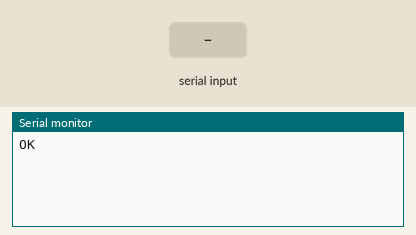
Simulated run of this sketch. Board: Arduino Uno, built with avr-gcc and run on an emulated ATmega328P. Parts: the last lines printed to the serial monitor. The test bench sets the inputs (shaded band). The audio player accepts every command and is not drawn.

Above: at 1.7 s.
1.8 s: "0" received over Serial
At 3.0 s:
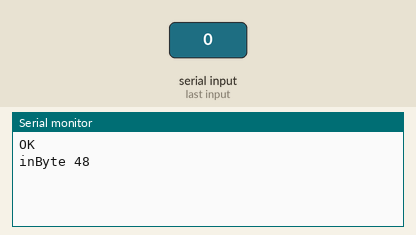
3.3 s: "9" received over Serial
At 5.7 s:
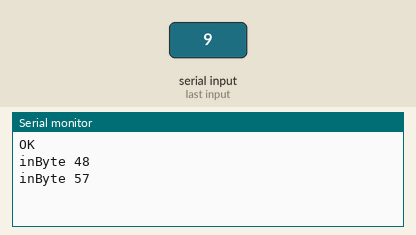

The sketch:

PlayAudio-Raspi_arduino.ino
```cpp
#include "SoftwareSerial.h"
#include "DFRobotDFPlayerMini.h"


// Use pins 2 and 3 to communicate with DFPlayer Mini
static const uint8_t PIN_MP3_TX = 2; // Connects to module's RX
static const uint8_t PIN_MP3_RX = 3; // Connects to module's TX
SoftwareSerial softwareSerial(PIN_MP3_RX, PIN_MP3_TX);

// Create the Player object
DFRobotDFPlayerMini player;


int inByte = '0';

void setup() {

// Init USB serial port for debugging
  Serial.begin(9600);
  // Init serial port for DFPlayer Mini
  softwareSerial.begin(9600);

  // Start communication with DFPlayer Mini
  if (player.begin(softwareSerial)) {
   Serial.println("OK");

    // Set volume to maximum (0 to 30).

  } else {
    Serial.println("Connecting to DFPlayer Mini failed!");
  }


}

void play(){
    player.volume(30);
    // Play the first MP3 file on the SD card
    player.play(2);
    delay(3000);
    player.play(1);

}


void loop() {

  if (Serial.available() > 0) {

    inByte = (Serial.read());

    Serial.print("inByte "); Serial.println(inByte);

    if (inByte == '0') {

      play();

    }

    if (inByte == '9') {


    }

  }

}
```

Measured:
- after the input at 1.8 s, the serial monitor: prints a new line at once (image 1)
- after the input at 3.3 s, the serial monitor: prints a new line after 1.6 s (image 2)
